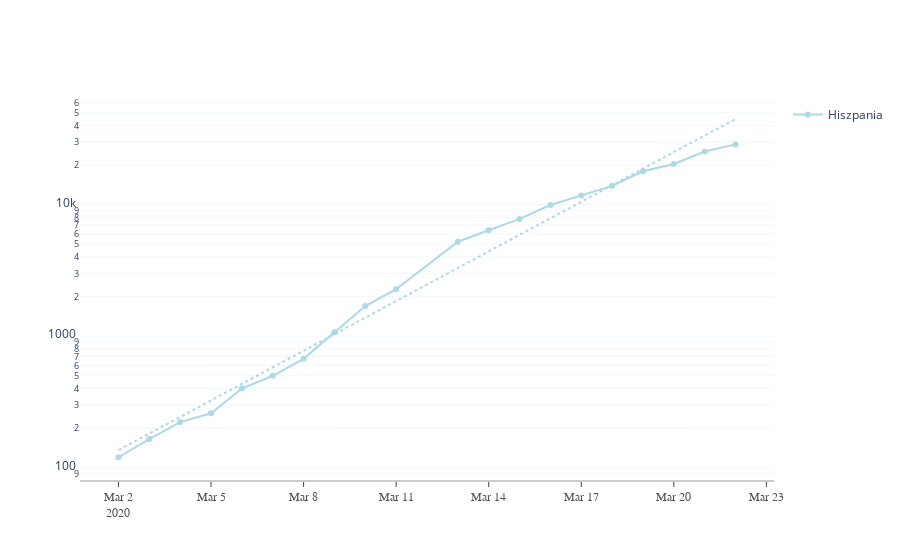

This figure's notebook cell:
### Code cell
iplot(spain.plotly_fig_with_prediction(True, 'date', 20, color="LightBlue"))

### Figure 1 — Plotly figure (JSON) as saved in the notebook; plotly's stock layout.template omitted (floating-point values rounded to 4 significant figures)
{"data": [{"line": {"color": "LightBlue"}, "mode": "lines+markers", "name": "Hiszpania", "type": "scatter", "x": ["2020-03-02", "2020-03-03", "2020-03-04", "2020-03-05", "2020-03-06", "2020-03-07", "2020-03-08", "2020-03-09", "2020-03-10", "2020-03-11", "2020-03-13", "2020-03-14", "2020-03-15", "2020-03-16", "2020-03-17", "2020-03-18", "2020-03-19", "2020-03-20", "2020-03-21", "2020-03-22"], "y": [120, 165, 222, 259, 400, 500, 673, 1073, 1695, 2277, 5232, 6391, 7798, 9942, 11748, 13910, 17963, 20410, 25374, 28768]}, {"line": {"color": "LightBlue", "dash": "dot"}, "mode": "lines", "showlegend": false, "type": "scatter", "x": ["2020-03-02T00:00:00", "2020-03-03T00:00:00", "2020-03-04T00:00:00", "2020-03-05T00:00:00", "2020-03-06T00:00:00", "2020-03-07T00:00:00", "2020-03-08T00:00:00", "2020-03-09T00:00:00", "2020-03-10T00:00:00", "2020-03-11T00:00:00", "2020-03-12T00:00:00", "2020-03-13T00:00:00", "2020-03-14T00:00:00", "2020-03-15T00:00:00", "2020-03-16T00:00:00", "2020-03-17T00:00:00", "2020-03-18T00:00:00", "2020-03-19T00:00:00", "2020-03-20T00:00:00", "2020-03-21T00:00:00", "2020-03-22T00:00:00"], "y": [136.1, 181.8, 243.0, 324.7, 433.9, 579.8, 774.8, 1035.0, 1384.0, 1849.0, 2471.0, 3302.0, 4412.0, 5896.0, 7880.0, 10530.0, 14070.0, 18800.0, 25130.0, 33580.0, 44870.0]}], "layout": {"plot_bgcolor": "white", "showlegend": true, "xaxis": {"linecolor": "rgb(204, 204, 204)", "linewidth": 2, "showgrid": false, "showline": true, "showticklabels": true, "tickfont": {"color": "rgb(82, 82, 82)", "family": "Arial", "size": 12}, "ticks": "outside"}, "yaxis": {"gridcolor": "aliceblue", "showgrid": true, "showline": false, "showticklabels": true, "type": "log", "zeroline": false}}}
